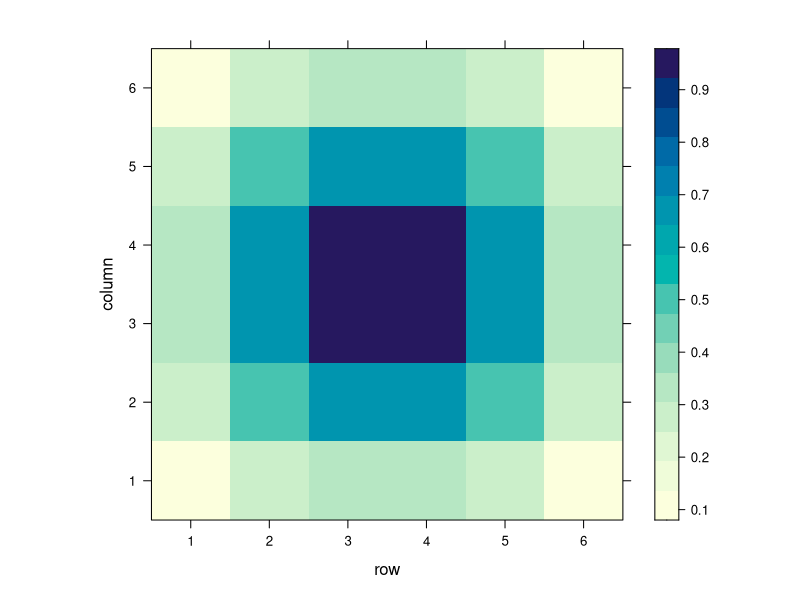
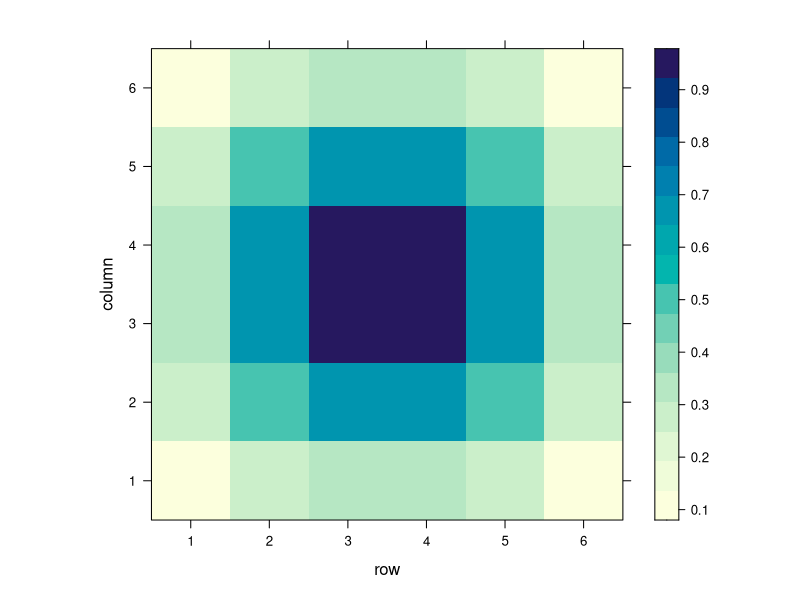
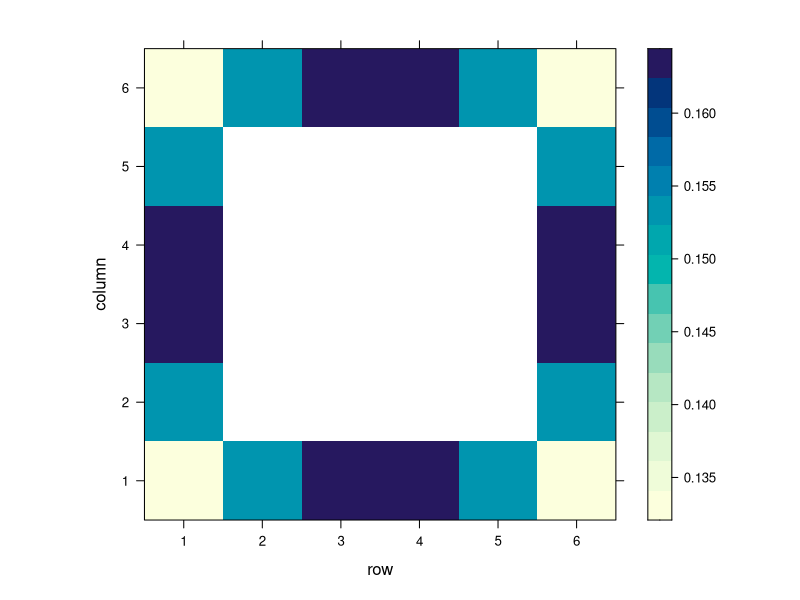
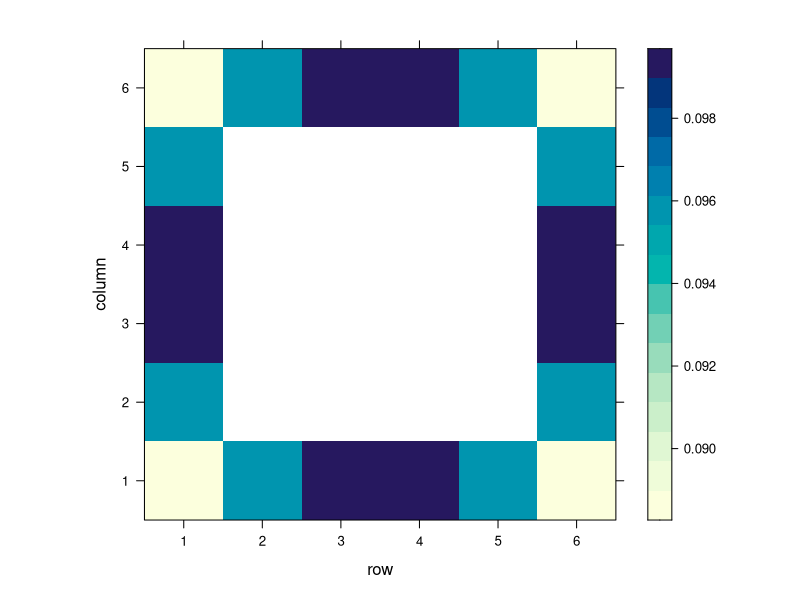
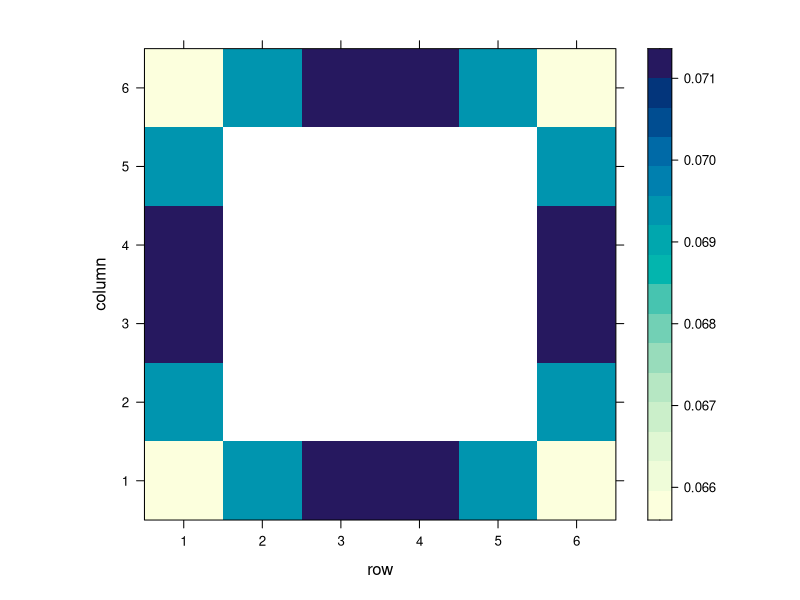
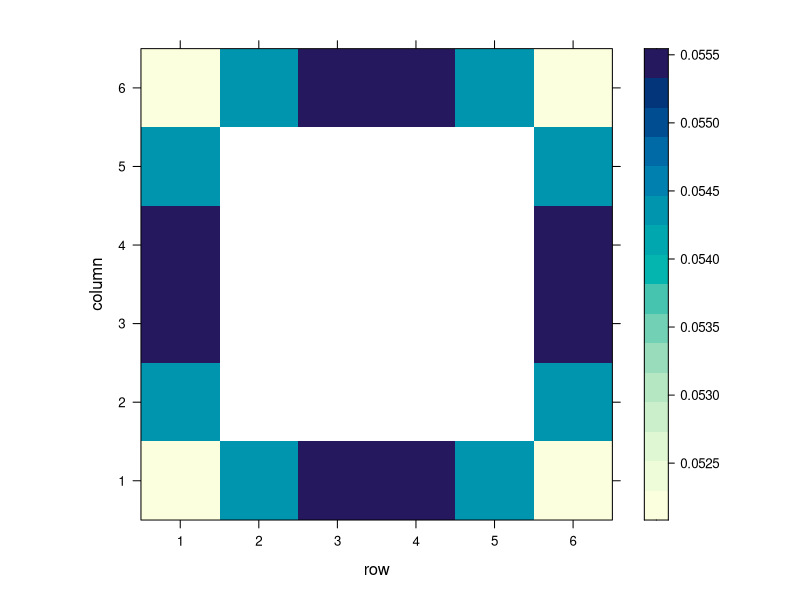
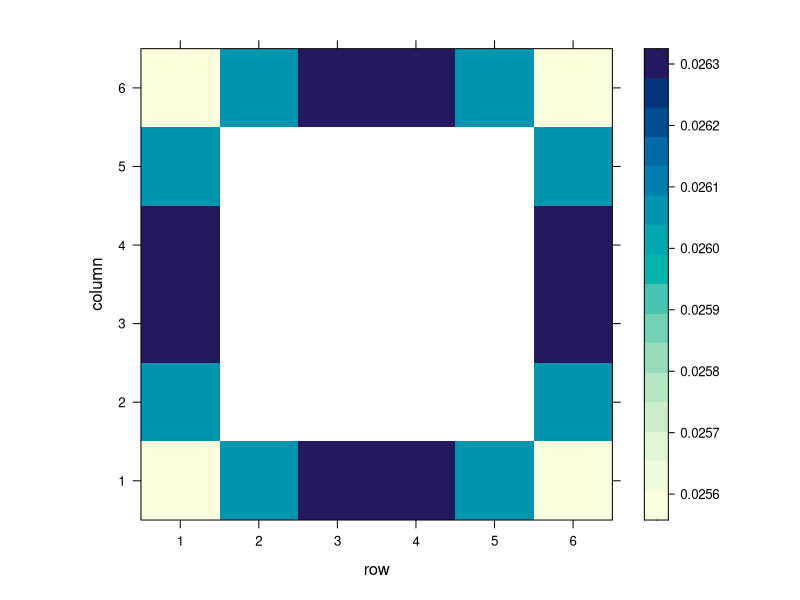
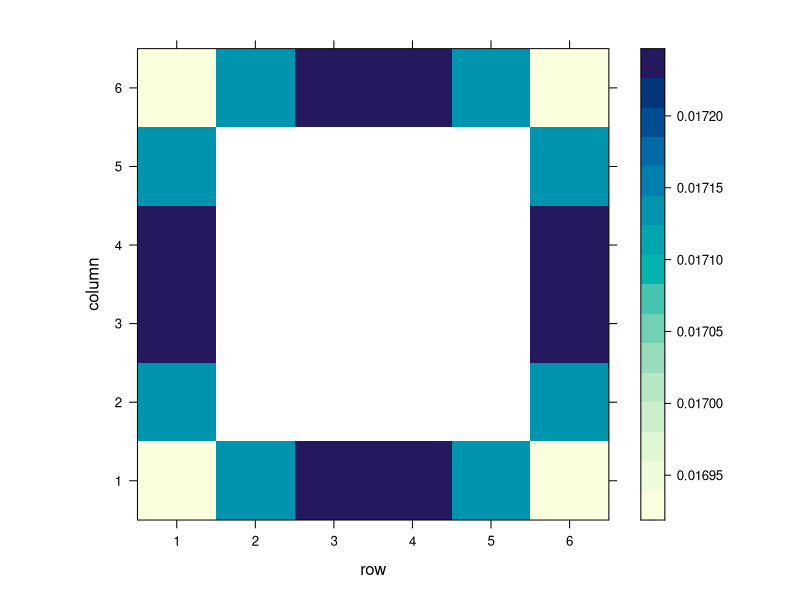

Reproduce these figures in R, in order. (Note: this script raises an error after producing the figures.)
require(lattice)
require(magick)
# -----
#
# solucao bidimensional esquema ADI, analitica
# p.379 livro Nelson
#
# ----
analitica <- function(D,L,uo,x,y,t){
  exp1 <- uo/(1+4*t*D/L^2)
  exp2 <- exp(-(x^2+y^2)/(L^2+4*D*t))
  return(exp1*exp2)
}
# valores atribuidos
D = 1
L = 1
dt = 0.01
delta = 1/6
uo = 1
fo = dt*D/delta
fo
nt = 1/dt
nd = 1/delta
#nd=20
print(paste0("nd= ",nd))
# matrix sol. numerica
u <- array(data = NA,dim = c(nd,nd,nt))
#
#
# condicoes iniciais
xi <- seq(-delta*nd,+delta*nd,length.out = nd)
yi <- seq(-delta*nd,+delta*nd,length.out = nd)
for(j in (1:nd)){
    u[,j,1] <- analitica(D,L,uo,xi[1:nd],yi[j],t = 0)
}
# plot condicoes iniciais
levelplot(u[,,1])
#plot3d(x=0:49,y=0:49,z=u[,,1],type = "l")
#
# condicoes de contorno u(L,y,t) = u(-L,y,t) = u(x,-L,t)= u(x,L,t)
for(tt in (1:nt)){
    u[1,1:nd,tt]  <- analitica(D,L,uo,x = xi[1], y=yi[1:nd],t=tt-1)
    u[nd,1:nd,tt] <- analitica(D,L,uo,x = xi[nd],y=yi[1:nd],t=tt-1)
    
    u[1:nd,1,tt]  <- analitica(D,L,uo,x = xi[1:nd], y=yi[1],t=tt-1)
    u[1:nd,nd,tt] <- analitica(D,L,uo,x = xi[1:nd], y=yi[nd],t=tt-1)
}
#plot(u[1,,35])
levelplot(u[,,1])
levelplot(u[,,2])
levelplot(u[,,3])
levelplot(u[,,4])
levelplot(u[,,5])
levelplot(u[,,10])
levelplot(u[,,15])
levelplot(u[,,20])
levelplot(u[,,25])
levelplot(u[,,40])
levelplot(u[,,50])
#
# carrega matrix A
A <- matrix(ncol=nd,nrow=nd)
for(i in (1:(nd))){
  if(i==1){
    A[i,]<-c(1+1*fo,-fo,
             rep(0,nd-2))}
  if(i==nd){
    A[i,] <- c(rep(0,nd-2),
               -fo,1+1*fo)}
  if(i>1&&i<nd){
    A[i,]<-c(rep(0,i-2),
             -fo,1+2*fo,-fo,
             rep(0,nd-1-i))}
}
A
# loop no espaco x,y
v <- u
#j=2
for(tt in (0:(nt-2))){
  #for(j in (2:(nd-1))){
      for(i in (1:(nd))){
        if(i==1){
          b1 <- as.matrix(c(1-1*fo,fo))
          b2 <- as.matrix(v[,i:(i+1),tt+1])
          B <- t(b1)%*%t(b2)
        }
        if(i==nd){
          b1 <- as.matrix(c(fo,1-2*fo))
          b2 <- as.matrix(v[,(i-1):i,tt+1])
          B <- t(b1)%*%t(b2)
        }
        if(i>1&&i<nd){
          b1 <- as.matrix(c(fo,1-2*fo,fo))
          b2 <- as.matrix(v[,(i-1):(i+1),tt+1])
          B <- t(b1)%*%t(b2)
        }
      
      v[,i,tt+2] <- solve(A,t(B))
   #   }
  }
}

break
#img <- image_graph(600, 600, res = 96)
#contour(v[,,100],col = topo.colors(10))

levelplot(t(v[,,1]),xlab="x",ylab="y",at=seq(0,1,by=0.01),col.regions=heat.colors(100)[100:1],main=paste0("dt = ",dt*1))
levelplot(t(v[,,5]),xlab="x",ylab="y",at=seq(0,1,by=0.01),col.regions=heat.colors(100)[100:1],main=paste0("dt = ",dt*5))
levelplot(t(v[,,10]),xlab="x",ylab="y",at=seq(0,1,by=0.01),col.regions=heat.colors(100)[100:1],main=paste0("dt = ",dt*10))
levelplot(t(v[,,4]),xlab="x",ylab="y",at=seq(0,1,by=0.01),col.regions=heat.colors(100)[100:1],main=paste0("dt = ",dt*15))
levelplot(t(v[,,20]),xlab="x",ylab="y",at=seq(0,1,by=0.01),col.regions=heat.colors(100)[100:1],main=paste0("dt = ",dt*20))
levelplot(t(v[,,25]),xlab="x",ylab="y",at=seq(0,1,by=0.01),col.regions=heat.colors(100)[100:1],main=paste0("dt = ",dt*25))
levelplot(t(v[,,30]),xlab="x",ylab="y",at=seq(0,1,by=0.01),col.regions=heat.colors(100)[100:1],main=paste0("dt = ",dt*30))
levelplot(t(v[,,40]),xlab="x",ylab="y",at=seq(0,1,by=0.01),col.regions=heat.colors(100)[100:1],main=paste0("dt = ",dt*40))
levelplot(t(v[,,50]),xlab="x",ylab="y",at=seq(0,1,by=0.01),col.regions=heat.colors(100)[100:1],main=paste0("dt = ",dt*50))
levelplot(t(v[,,55]),xlab="x",ylab="y",at=seq(0,1,by=0.01),col.regions=heat.colors(100)[100:1],main=paste0("dt = ",dt*55))
levelplot(t(v[,,60]),xlab="x",ylab="y",at=seq(0,1,by=0.01),col.regions=heat.colors(100)[100:1],main=paste0("dt = ",dt*60))
levelplot(t(v[,,65]),xlab="x",ylab="y",at=seq(0,1,by=0.01),col.regions=heat.colors(100)[100:1],main=paste0("dt = ",dt*65))
levelplot(t(v[,,70]),xlab="x",ylab="y",at=seq(0,1,by=0.01),col.regions=heat.colors(100)[100:1],main=paste0("dt = ",dt*70))
levelplot(t(v[,,80]),xlab="x",ylab="y",at=seq(0,1,by=0.01),col.regions=heat.colors(100)[100:1],main=paste0("dt = ",dt*80))
levelplot(t(v[,,90]),xlab="x",ylab="y",at=seq(0,1,by=0.01),col.regions=heat.colors(100)[100:1],main=paste0("dt = ",dt*90))
levelplot(t(v[,,100]),xlab="x",ylab="y",at=seq(0,1,by=0.01),col.regions=heat.colors(100)[100:1],main=paste0("dt = ",dt*100))
levelplot(t(v[,,200]),xlab="x",ylab="y",at=seq(0,1,by=0.01),col.regions=heat.colors(100)[100:1],main=paste0("dt = ",dt*200))
levelplot(t(v[,,500]),xlab="x",ylab="y",at=seq(0,1,by=0.01),col.regions=heat.colors(100)[100:1],main=paste0("dt = ",dt*500))
levelplot(t(v[,,600]),xlab="x",ylab="y",at=seq(0,1,by=0.01),col.regions=heat.colors(100)[100:1],main=paste0("dt = ",dt*600))
levelplot(t(v[,,700]),xlab="x",ylab="y",at=seq(0,1,by=0.01),col.regions=heat.colors(100)[100:1],main=paste0("dt = ",dt*700))
levelplot(t(v[,,800]),xlab="x",ylab="y",at=seq(0,1,by=0.01),col.regions=heat.colors(100)[100:1],main=paste0("dt = ",dt*800))
levelplot(t(v[,,900]),xlab="x",ylab="y",at=seq(0,1,by=0.01),col.regions=heat.colors(100)[100:1],main=paste0("dt = ",dt*900))
levelplot(t(v[,,1000]),xlab="x",ylab="y",at=seq(0,1,by=0.01),col.regions=heat.colors(100)[100:1],main=paste0("dt = ",dt*1000))

animation <- image_animate(img, fps = 2)
image_write(animation,"E:/Documents/CICLO/Mestrado/materias/met_mat_eng/trabalho2/difusao2d-in.gif")
       fo
